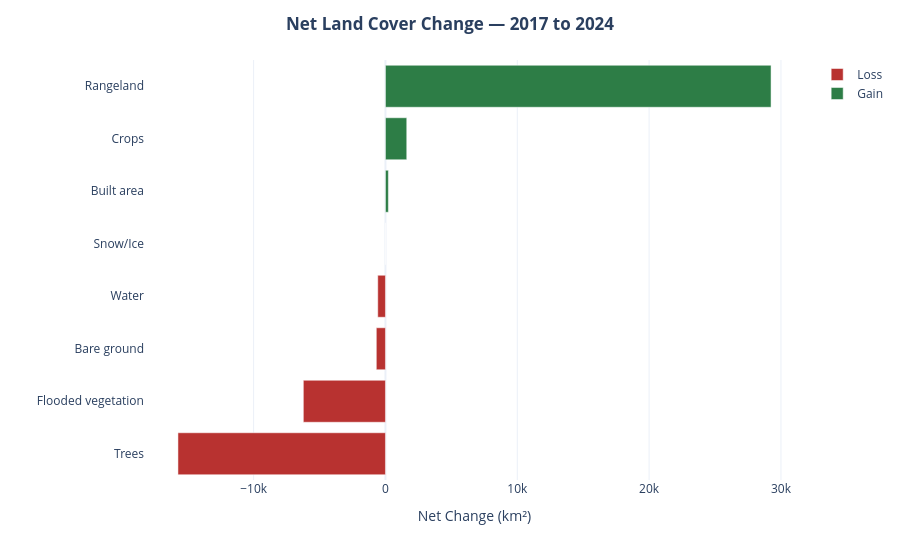

Notebook code cell kept with this figure:
### Markdown cell above
---
## 3. Net change per class

### Code cell
# Sort by magnitude for visual clarity
comp_sorted = comp.sort_values("change_km2")

fig = px.bar(
    comp_sorted, x="change_km2", y="class_name", orientation="h",
    color=comp_sorted["change_km2"].apply(lambda v: "Loss" if v < 0 else "Gain"),
    color_discrete_map={"Loss": "#B83230", "Gain": "#2D7D46"},
    labels={"change_km2": "Net Change (km²)", "class_name": "", "color": ""}
)
fig.update_layout(template="plotly_white", showlegend=True, title=dict(
        text="<b>Net Land Cover Change — 2017 to 2024</b>",
        x=0.5,
        xanchor="center",
    ))
fig.show()

### Figure 1 — Plotly figure (JSON) as saved in the notebook; plotly's stock layout.template omitted (floating-point values rounded to 4 significant figures)
{"data": [{"hovertemplate": "=%{y}<br>Net Change (km²)=%{x}<extra></extra>", "legendgroup": "Loss", "marker": {"color": "#B83230", "pattern": {"shape": ""}}, "name": "Loss", "orientation": "h", "showlegend": true, "textposition": "auto", "type": "bar", "x": [-15740.0, -6229.0, -693.3, -584.2, -0.7657], "xaxis": "x", "y": ["Trees", "Flooded vegetation", "Bare ground", "Water", "Snow/Ice"], "yaxis": "y"}, {"hovertemplate": "=%{y}<br>Net Change (km²)=%{x}<extra></extra>", "legendgroup": "Gain", "marker": {"color": "#2D7D46", "pattern": {"shape": ""}}, "name": "Gain", "orientation": "h", "showlegend": true, "textposition": "auto", "type": "bar", "x": [222.5, 1616.0, 29250.0], "xaxis": "x", "y": ["Built area", "Crops", "Rangeland"], "yaxis": "y"}], "layout": {"barmode": "relative", "legend": {"title": {"text": ""}, "tracegroupgap": 0}, "margin": {"t": 60}, "showlegend": true, "title": {"text": "<b>Net Land Cover Change — 2017 to 2024</b>", "x": 0.5, "xanchor": "center"}, "xaxis": {"anchor": "y", "domain": [0, 1], "title": {"text": "Net Change (km²)"}}, "yaxis": {"anchor": "x", "domain": [0, 1], "title": {"text": ""}}}}
